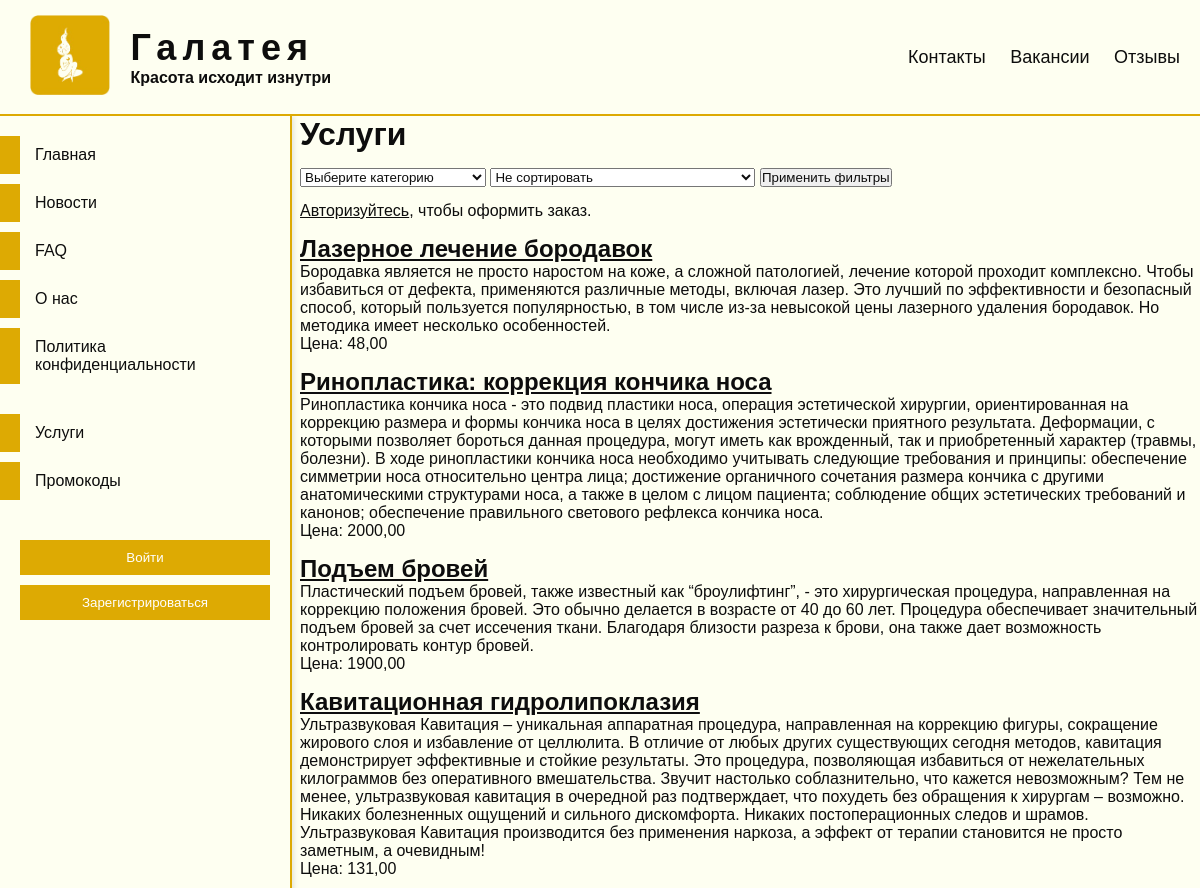
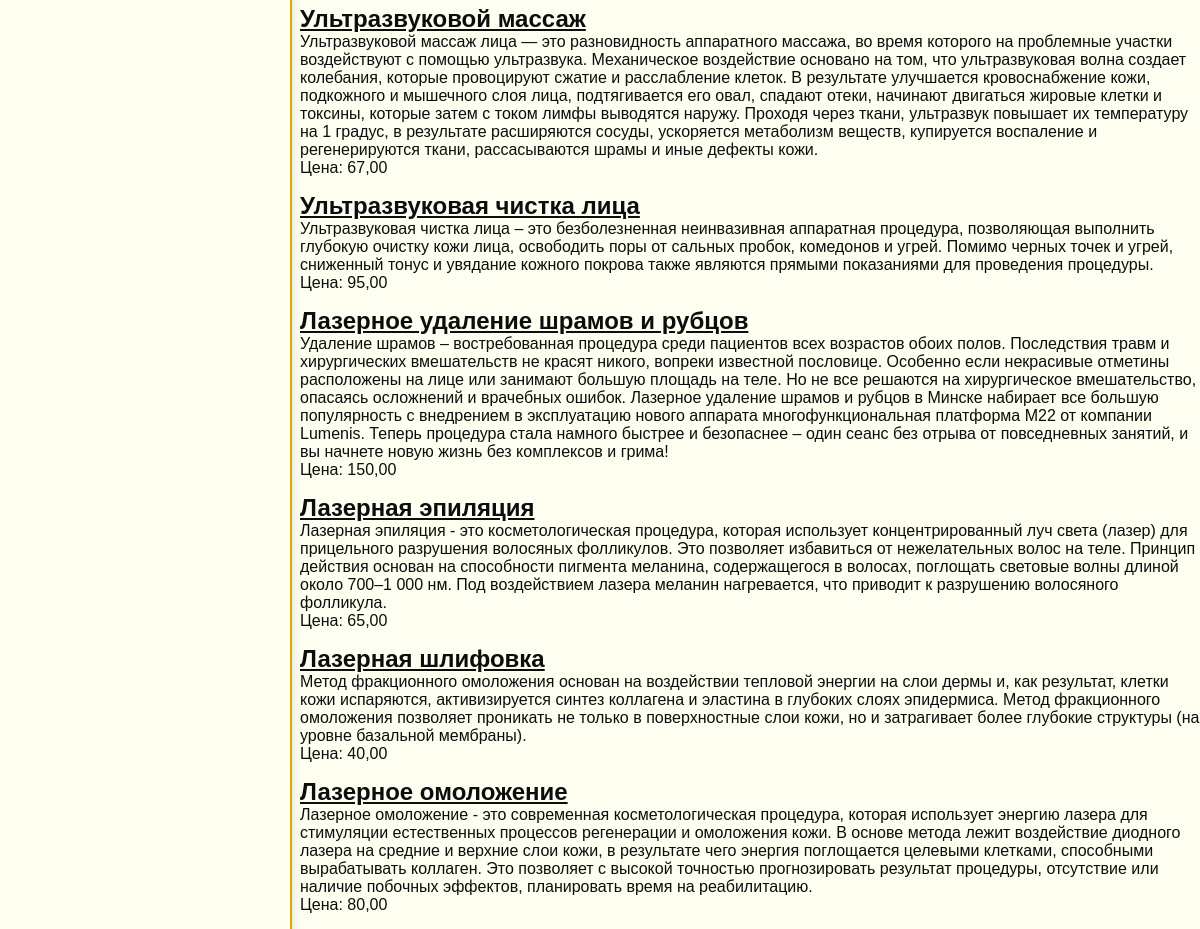
/clinic/services, run on the app's committed database (2 pictures, top to bottom).
### clinic/models.py (models this page shows, shortened)
class Services(models.Model):
    title = models.CharField('Название', max_length=70)
    description = models.TextField('Описание')
    service_specialization = models.ForeignKey(ServiceSpecializations, on_delete=models.CASCADE,
                                               verbose_name='Специализация услуги', related_name='services')
    price = models.DecimalField('Цена', max_digits=10, decimal_places=2)
    class Meta:
        verbose_name = 'Услуга'
        verbose_name_plural = 'Услуги'

### clinic/views.py (the view, shortened to what this page needs)
# urls.py: path('services', views.services_view, name='services'),
def services_view(request):
    services = Services.objects.order_by('-id')
    service_specializations = ServiceSpecializations.objects.filter(services__in=services).distinct()
    category = request.GET.get('category')
    if category:
        services = services.filter(service_specialization__service_category=category)
    sort = request.GET.get('sort')
    if sort == 'price_asc':
        services = services.order_by('price')
    elif sort == 'price_desc':
        services = services.order_by('-price')
    ordered_services = request.session.get('ordered_services', [])
    ordered_services_objects = Services.objects.filter(id__in=ordered_services)
    basket_id_lst = sum(request.session.get('basket_services', dict()).values(), [])
    return render(request, 'clinic/services.html', {
        'services': services,
        'service_specializations': service_specializations,
        'selected_category': category,
        'selected_sort': sort,
        'ordered_services': ordered_services_objects,
        'scroll_to': request.GET.get('scroll_to'),
        'basket_id_lst': basket_id_lst,
    })

### clinic/templates/clinic/services.html (shortened to what this page needs)
{% extends 'main/layout.html' %}
{% block content %}
    <h1>Услуги</h1>
    <form action="{% url 'services' %}" method="get">
    <select name="category">
        <option value="">Выберите категорию</option>
    </select>
    <select name="sort">
        <option value="">Не сортировать</option>
    </select>
    <button type="submit">Применить фильтры</button>
    </form>
    {% if user.is_authenticated %}
        {% if user.client %}
            <form action="{% url 'ordering' %}" method="get">
                {% csrf_token %}
                <button type="submit">Оформить заказ</button>
            </form>
        {% else %}
            <p>Оформить заказ может только клиент.</p>
        {% endif %}
    {% else %}
        <p><a href="{% url 'to_login' %}">Авторизуйтесь</a>, чтобы оформить заказ.</p>
    {% endif %}
    {% for service in services %}
        <div class="service" id="service-{{ service.id }}">
            <h2><a href="{% url 'service_detail' service.id %}">{{ service.title }}</a></h2>
            <p>{{ service.description }}</p>
            <p>Цена: {{ service.price }}</p>
        </div>
    {% endfor %}
{% endblock %}

### main/templates/main/layout.html (shortened to what this page needs)
<!doctype html>
<html lang="ru" id="html-root">
{% load static %}
<head id="head-content">
    <link type="text/css" href="{% static 'main/css/styles.css' %}" rel="stylesheet"/>
</head>
<body id="body-content">
    <header id="site-header">
        <div class="header-content">
            <div class="logo" id="logo-block">
                <img src="{% static 'main/logo_small.png' %}" alt="Логотип компании">
            </div>
            <div class="org-info" id="org-info-block">
                <h1 id="org-name"><strong>Галатея</strong></h1>
                <p class="slogan" id="org-slogan"><strong>Красота исходит изнутри</strong></p>
            </div>
            <nav id="header-nav">
                <ul class="horizontal" id="top-nav-list">
                    <li><a href="{% url 'contacts' %}">Контакты</a></li>
                    <li><a href="{% url 'vacancies' %}">Вакансии</a></li>
                    <li><a href="{% url 'reviews' %}">Отзывы</a></li>
                </ul>
            </nav>
        </div>
    </header>
    <aside id="sidebar-nav">
        <nav>
            <ul id="public-pages">
                <li><a href="{% url 'home' %}">Главная</a></li>
                <li><a href="{% url 'news' %}">Новости</a></li>
                <li><a href="{% url 'faq' %}">FAQ</a></li>
                <li><a href="{% url 'about' %}">О нас</a></li>
                <li><a href="{% url 'policy' %}">Политика конфиденциальности</a></li>
            </ul>
            <ul id="services-section">
                <li><a href="{% url 'services' %}">Услуги</a></li>
                <li><a href="{% url 'promocodes' %}">Промокоды</a></li>
            </ul>
            <ul id="user-auth-section">
                {% if user.is_authenticated %}
                <li>
                    <form action="{% url 'logout' %}" method="post">
                        {% csrf_token %}
                        <button type="submit" aria-label="Выйти">Выйти</button>
                    </form>
                </li>
                {% if user.is_superuser %}
                <li>
                    <form action="{% url 'add_random_client' %}" method="get">
                        <button type="submit">Создать нового клиента (API)</button>
                    </form>
                </li>
                <li>
                    <form action="{% url 'add_cosmetology_news' %}" method="get">
                        <button type="submit">Добавить новость про косметику (API)</button>
                    </form>
                </li>
                {% endif %} {% else %}
                <li>
                    <form action="{% url 'to_login' %}" method="get">
                        <button type="submit">Войти</button>
                    </form>
                </li>
                <li>
                    <form action="{% url 'registration' %}" method="get">
                        <button type="submit">Зарегистрироваться</button>
                    </form>
                </li>
                {% endif %}
            </ul>
        </nav>
    </aside>
    <main id="main-content">
        {% block content %} {% endblock %}
    </main>
</body>
</html>

### main/static/main/css/styles.css (style rules this page uses)
* { margin: 0; padding: 0; font-family: Arial, sans-serif; color: #0D0D0D; }
#site-header { background: #fefff1; padding: 10px 20px; display: flex; align-items: center; border-bottom: 2px solid #DDAA03; position: fixed; top: 0; left: 0; right: 0; z-index: 1000; }
#logo-block img { max-height: 80px; margin: 5px 10px; }
#org-info-block { margin-left: 10px; display: flex; flex-direction: column; justify-content: center; }
#org-name { font-size: 36px; letter-spacing: 6px; margin-bottom: 0px; }
#org-slogan { font-size: 16px; color: #DDAA03; margin-left: 0px; }
#header-nav { margin-left: auto; }
#header-nav ul { list-style: none; }
#top-nav-list li { display: inline-block; margin-left: 20px; }
#top-nav-list a { text-decoration: none; color: #0D0D0D; font-size: 18px; vertical-align: middle; position: relative; transition: color 0.3s ease, transform 0.3s ease; }
#top-nav-list a::after { content: ''; position: absolute; left: 50%; bottom: -5px; width: 0; height: 2px; background-color: #DDAA03; transition: width 0.3s ease, left 0.3s ease; }
.header-content { display: flex; align-items: center; justify-content: space-between; width: 100%; }
#sidebar-nav { position: fixed; top: 116px; left: 0; height: 100%; width: 250px; padding: 20px; background: #fefff1; border-right: 2px solid #DDAA03; box-shadow: 2px 0 5px rgba(0, 0, 0, 0.1); z-index: 999; }
#sidebar-nav nav { display: flex; flex-direction: column; }
#public-pages, #services-section, #user-auth-section { list-style: none; padding: 0; margin-bottom: 20px; }
#public-pages li, #services-section li { position: relative; margin-bottom: 10px; }
#public-pages a, #services-section a { display: block; padding: 10px 15px; color: #0D0D0D; text-decoration: none; transition: color 0.3s ease; position: relative; z-index: 1; }
#public-pages a::before, #services-section a::before { content: ""; position: absolute; left: 0; top: 0; height: 100%; width: 200%; background-color: #DDAA03; transform: translateX(-100%); transition: transform 0.3s ease; z-index: -1; }
#user-auth-section button { width: 100%; padding: 10px; margin-top: 10px; background-color: #DDAA03; color: #FFFFFF; border: none; cursor: pointer; transition: background-color 0.3s ease; }
#main-content > * { margin-bottom: 15px; }
body { padding-top: 116px; padding-left: 300px; background: #fefff1; }

### main/templates/main/layout.html (style rules this page uses)
#top-nav-list li { display: inline; }

### data on the page
Services: title "Лазерное лечение бородавок", description "Бородавка является не просто наростом на коже, а сложной патологией, лечение которой проходит комплексно. Чтобы избавиться от дефекта, применяются различные методы, включая лазер. Это лучший по эффективности и безопасный способ, который пользуется популярностью, в том числе из-за невысокой цены лазерного удаления бородавок. Но методика имеет несколько особенностей.", price "48,00"
Services: title "Ринопластика: коррекция кончика носа", description "Ринопластика кончика носа - это подвид пластики носа, операция эстетической хирургии, ориентированная на коррекцию размера и формы кончика носа в целях достижения эстетически приятного результата. Деформации, с которыми позволяет бороться данная процедура, могут иметь как врожденный, так и приобретенный характер (травмы, болезни). В ходе ринопластики кончика носа необходимо учитывать следующие требования и принципы: обеспечение симметрии носа относительно центра лица; достижение органичного сочетания размера кончика с другими анатомическими структурами носа, а также в целом с лицом пациента; соблюдение общих эстетических требований и канонов; обеспечение правильного светового рефлекса…", price "2000,00"
Services: title "Подъем бровей", description "Пластический подъем бровей, также известный как “броулифтинг”, - это хирургическая процедура, направленная на коррекцию положения бровей. Это обычно делается в возрасте от 40 до 60 лет. Процедура обеспечивает значительный подъем бровей за счет иссечения ткани. Благодаря близости разреза к брови, она также дает возможность контролировать контур бровей.", price "1900,00"
Services: title "Кавитационная гидролипоклазия", description "Ультразвуковая Кавитация – уникальная аппаратная процедура, направленная на коррекцию фигуры, сокращение жирового слоя и избавление от целлюлита. В отличие от любых других существующих сегодня методов, кавитация демонстрирует эффективные и стойкие результаты. Это процедура, позволяющая избавиться от нежелательных килограммов без оперативного вмешательства. Звучит настолько соблазнительно, что кажется невозможным? Тем не менее, ультразвуковая кавитация в очередной раз подтверждает, что похудеть без обращения к хирургам – возможно. Никаких болезненных ощущений и сильного дискомфорта. Никаких постоперационных следов и шрамов. Ультразвуковая Кавитация производится без применения наркоза, а…", price "131,00"
Services: title "Ультразвуковой массаж", description "Ультразвуковой массаж лица — это разновидность аппаратного массажа, во время которого на проблемные участки воздействуют с помощью ультразвука. Механическое воздействие основано на том, что ультразвуковая волна создает колебания, которые провоцируют сжатие и расслабление клеток. В результате улучшается кровоснабжение кожи, подкожного и мышечного слоя лица, подтягивается его овал, спадают отеки, начинают двигаться жировые клетки и токсины, которые затем с током лимфы выводятся наружу. Проходя через ткани, ультразвук повышает их температуру на 1 градус, в результате расширяются сосуды, ускоряется метаболизм веществ, купируется воспаление и регенерируются ткани, рассасываются шрамы и иные…", price "67,00"
Services: title "Ультразвуковая чистка лица", description "Ультразвуковая чистка лица – это безболезненная неинвазивная аппаратная процедура, позволяющая выполнить глубокую очистку кожи лица, освободить поры от сальных пробок, комедонов и угрей. Помимо черных точек и угрей, сниженный тонус и увядание кожного покрова также являются прямыми показаниями для проведения процедуры.", price "95,00"
Services: title "Лазерное удаление шрамов и рубцов", description "Удаление шрамов – востребованная процедура среди пациентов всех возрастов обоих полов. Последствия травм и хирургических вмешательств не красят никого, вопреки известной пословице. Особенно если некрасивые отметины расположены на лице или занимают большую площадь на теле. Но не все решаются на хирургическое вмешательство, опасаясь осложнений и врачебных ошибок. Лазерное удаление шрамов и рубцов в Минске набирает все большую популярность с внедрением в эксплуатацию нового аппарата многофункциональная платформа М22 от компании Lumenis. Теперь процедура стала намного быстрее и безопаснее – один сеанс без отрыва от повседневных занятий, и вы начнете новую жизнь без комплексов и грима!", price "150,00"
Services: title "Лазерная эпиляция", description "Лазерная эпиляция - это косметологическая процедура, которая использует концентрированный луч света (лазер) для прицельного разрушения волосяных фолликулов. Это позволяет избавиться от нежелательных волос на теле. Принцип действия основан на способности пигмента меланина, содержащегося в волосах, поглощать световые волны длиной около 700–1 000 нм. Под воздействием лазера меланин нагревается, что приводит к разрушению волосяного фолликула.", price "65,00"
Services: title "Лазерная шлифовка", description "Метод фракционного омоложения основан на воздействии тепловой энергии на слои дермы и, как результат, клетки кожи испаряются, активизируется синтез коллагена и эластина в глубоких слоях эпидермиса. Метод фракционного омоложения позволяет проникать не только в поверхностные слои кожи, но и затрагивает более глубокие структуры (на уровне базальной мембраны).", price "40,00"
Services: title "Лазерное омоложение", description "Лазерное омоложение - это современная косметологическая процедура, которая использует энергию лазера для стимуляции естественных процессов регенерации и омоложения кожи. В основе метода лежит воздействие диодного лазера на средние и верхние слои кожи, в результате чего энергия поглощается целевыми клетками, способными вырабатывать коллаген. Это позволяет с высокой точностью прогнозировать результат процедуры, отсутствие или наличие побочных эффектов, планировать время на реабилитацию.", price "80,00"
